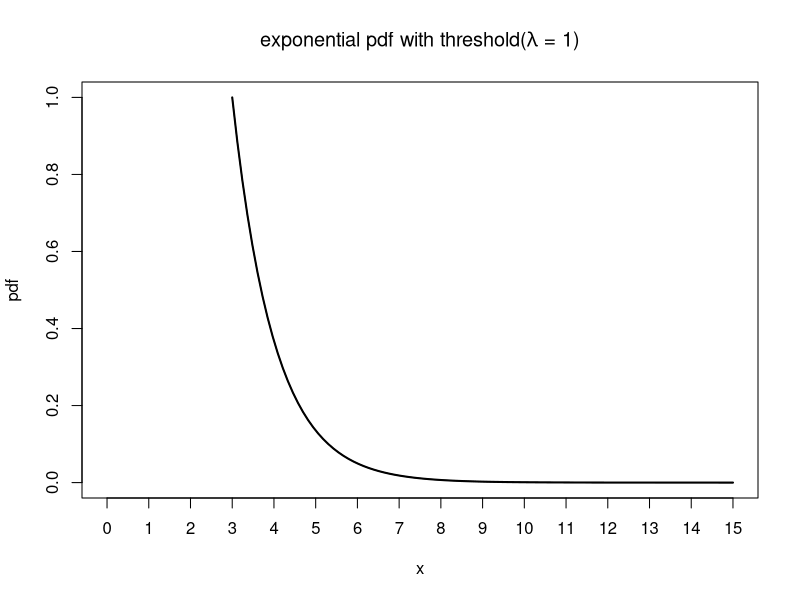

Recreate this plot in R.
a <- 3
x <- seq(3, 15, length.out = 100)
pdf <- exp(-(x-a))
plot(x, pdf, xlab = "x", ylab = "pdf", type = "l", xlim = c(0, 15), 
     xaxt = "n", 
     main = expression(paste("exponential pdf with threshold(", lambda, " = 1)")))
axis(1, at = 0:15)
lines(x, pdf, lwd = 2)